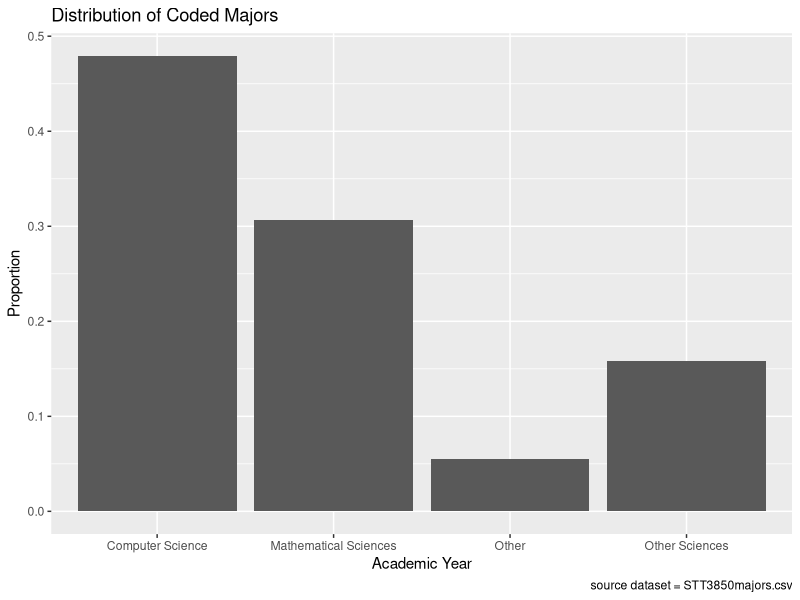
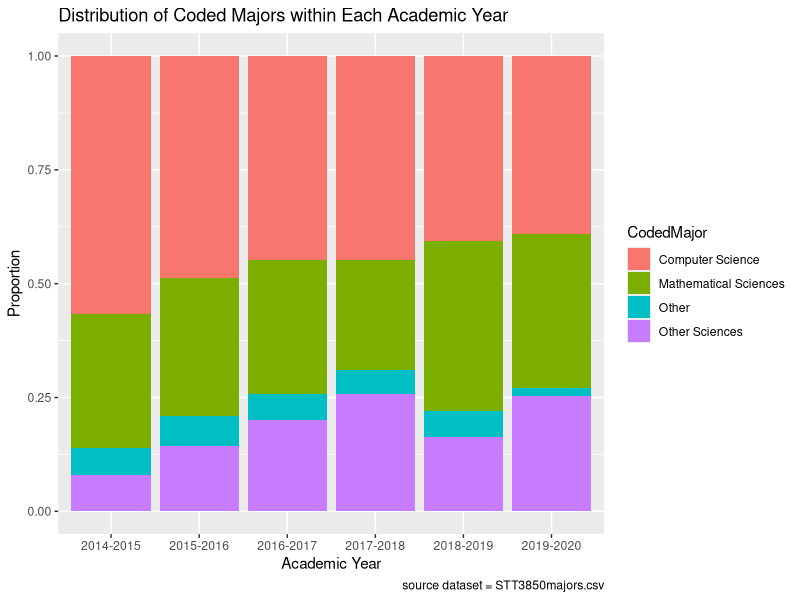

The R script that drew these images, in order: (Note: this script raises an error after producing the figures.)
## ---- chunk 1
# LOAD ALL PACKAGES IN THIS CHUNK
library(knitr)
library(readr)
library(ggplot2)
library(tidyverse)
library(dplyr)
opts_chunk$set(comment = "", message = FALSE, warning = FALSE)
## ---- chunk 2
  x <- c(1:10)
## ---- chunk 3
  PH <- seq(from = 0, to = 14, by = 0.1)
## ---- chunk 4
  CLOCK <- seq(from = 60, to =0, by = -1)
## ---- chunk 5
  PLAY <- c("rock" , "paper", "scissors", "lizard", "Spock")
## ---- chunk 6
  CLASS <- c(rep("Actuarial Science", 0.15 * 60), rep("Computer Science", 0.4 * 60), rep("Mathematical Sciences", 0.2 * 60), rep("Other Sciences", 0.2 * 60),  rep("Business", 0.05 * 60))
## ---- chunk 7
  star_wars_matrix2 <- matrix(c(474.5, 552.5, 310.7, 338.7, 380.3, 468.5), nrow = 3, ncol = 2)
  colnames(star_wars_matrix2) <- c("US", "non-US")
  rownames(star_wars_matrix2) <- c("The Phantom Menace", "Attack of the Clones", "Revenge of the Sith")
## ---- chunk 8
  ticket_prices_matrix <- data.frame("Movie" = c("The Phantom Menace", "Attack of the Clones", "Revenge of the Sith"), "Price" = c(4.9, 4.9, 4.5, 4.5, 4.0, 4.0), "Region" = c("US", "non-US"))
## ---- chunk 9
  fib <- c(0,1)
  add <- 1
  replace <- 2
  for (i in 1:8) {
    fib <- append(fib, add)
    temp <- add
    add <- replace
    replace <- add + temp
  }
  fib
## ---- chunk 10
  fib <- function(length) {
    newLength = length - 2
    fib <- c(0,1)
    add <- 1
    replace <- 2
    for (i in 1:newLength) {
      fib <- append(fib, add)
      temp <- add
      add <- replace
      replace <- add + temp
    }
    return(fib)
  }

  result <- fib(20)
  result
## ---- chunk 11
majors <- read_csv("STT3850majors.csv")
glimpse(majors)
head(majors)
## ---- chunk 12
majors$Year <- as.factor(majors$Year)
table(majors$Year)
## ---- chunk 13
CodedMajorPlot <- ggplot(majors, aes(x = CodedMajor)) +
  geom_bar(aes(y=..count../sum(..count..))) +
  labs(title = "Distribution of Coded Majors",
    caption = "source dataset = STT3850majors.csv", 
    x = "Academic Year",
    y = "Proportion") 
CodedMajorPlot
## ---- chunk 14
CodedMajorPlot2 <- ggplot(majors, aes(x = AY, fill = CodedMajor)) +
  geom_bar(aes(y=..count../sum(..count..)), position = "fill") + 
  #scale_fill_manual(values = c("84DCC6", "A5FFD6", "FFA69E", "FF686A")) + 
  labs(title = "Distribution of Coded Majors within Each Academic Year",
    caption = "source dataset = STT3850majors.csv", 
    x = "Academic Year",
    y = "Proportion") 

CodedMajorPlot2

## ---- chunk 15
  library(dplyr)

  data <- read_csv("oscarages.csv")
  glimpse(data)
  head(data)
## ---- chunk 16
  before2007 <- filter(data, data$remony < 2007) %>% group_by(category) %>%
  summarize(min = fivenum(before2007)[1],
            Q1 = fivenum(before2007)[2],
            med= fivenum(before2007)[3],
            Q3= fivenum(before2007)[4],
            max= fivenum(before2007)[5],
            IQR = IQR(before2007),
            Lower_F = Q1 - 1.5 * IQR,
            Upper_F = Q3 + 1.5 * IQR)
## ---- chunk 17
  library(ggplot2)

  actress2007 <- filter(data, remony < 2007 & category == "Best Actress")
  actor2007 <- filter(data, remony < 2007 & category == "Best Actor")
  
  ggplot(actress2007, aes(x = remony, y = age)) + geom_boxplot()
  ggplot(actor2007, aes(x = remony, y = age)) + geom_boxplot()
## ---- chunk 18
  actress2007 <- filter(data, remony == 2007 & category == "Best Actress") %>% select(name, age, title)
  actress2007
## ---- chunk 19
  library(ggplot2)

  winningactress2007 <- filter(data, remony == 2007 & category == "Best Actress") %>% select(remony, name, age)
  
  actress2007 <- filter(data, remony < 2007 & category == "Best Actress")
  actor2007 <- filter(data, remony < 2007 & category == "Best Actor")
  
  ggplot(actress2007, aes(x = remony, y = age)) + 
    geom_boxplot(color = "black") +
    geom_point(data=winningactress2007, aes(x= 1967.5,y=age, color=age), size=3) +
    ggtitle("Winning Actresses vs Winning Actress 2007")
  
  ggplot(actor2007, aes(x = remony, y = age)) + 
    geom_boxplot(color = "black") +
    geom_point(data=winningactress2007, aes(x= 1967.5, y=age, color=age), size=3) +
    ggtitle("Winning Actors vs Winning Actress 2007")
## ---- chunk 20

## ---- chunk 21
# Put your code here.
## ---- chunk 22
# Put your code here.
## ---- chunk 23
# Put your code here.
## ---- chunk 24
# Put your code here.
## ---- chunk 25
# Put your code here.
## ---- chunk 26
# Put your code here.
## ---- chunk 27
sessionInfo()
